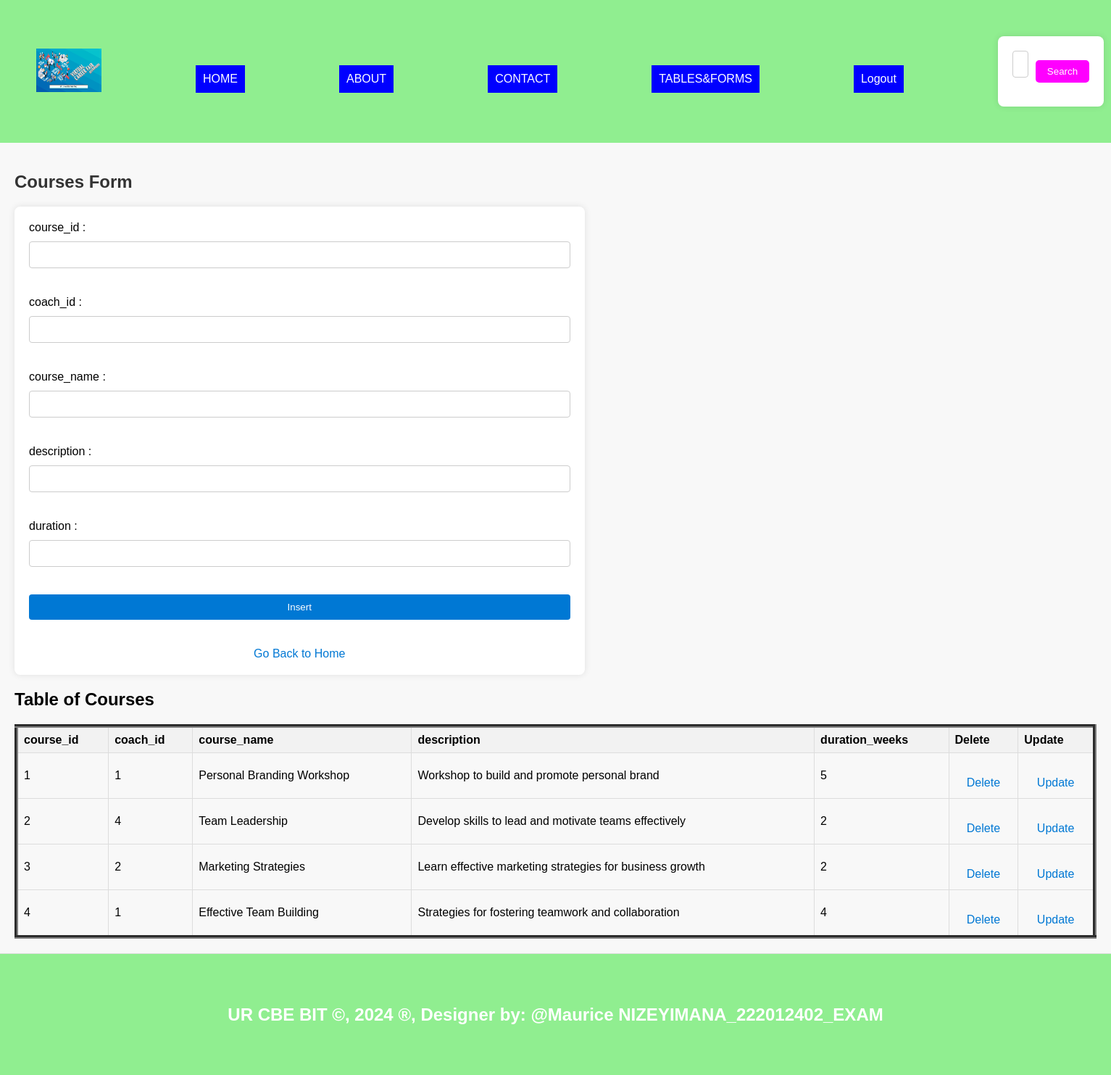
Screenshot of /Courses.php with the database file from the repository.
### tables this page shows
CREATE TABLE `courses` (
  `course_id` int(11) NOT NULL,
  `course_name` varchar(100) DEFAULT NULL,
  `description` text DEFAULT NULL,
  `coach_id` int(11) DEFAULT NULL,
  `duration_weeks` int(11) DEFAULT NULL
);

### Courses.php (the view, shortened to what this page needs)
<?php
include "menu.php";
?>
<!DOCTYPE html>
<html>
<head>
</head>
<body>
<section>
    <h1>Courses Form</h1>
    <form method="post" onsubmit="return confirmInsert();">
        <label for="courseid">course_id    :</label>
        <input type="number" id="courseid" name="courseid"><br><br>
        <label for="coachid">coach_id   :</label>
        <input type="number" id="coachid" name="coachid" required><br><br>
        <label for="coursen">course_name   :</label>
        <input type="text" id="coursen" name="coursen" required><br><br>
        <label for="descr">description  :</label>
        <input type="text" id="descr" name="descr" required><br><br>
        <label for="durw">duration   :</label>
        <input type="text" id="durw" name="durw" required><br><br>
        <input type="submit" name="add" value="Insert"><br><br>
        <a href="./home.php">Go Back to Home</a>
    </form>
<!DOCTYPE html>
<html>
<head>
</head>
<body>
    <center><h2>Table of Courses</h2></center>
    <table border="5">
        <tr>
            <th>course_id</th>
            <th>coach_id</th>
            <th>course_name</th>
            <th>description</th>
            <th>duration_weeks</th>
            <th>Delete</th>
            <th>Update</th>
        </tr>
        <?php
       include "database_connection.php";
        $sql = "SELECT * FROM Courses";
        $result = $connection->query($sql);
        if ($result->num_rows > 0) {
            while ($row = $result->fetch_assoc()) {
                $course_id = $row['course_id'];
                echo "<tr>
                    <td>" . $row['course_id'] . "</td>
                    <td>" . $row['coach_id'] . "</td>
                    <td>" . $row['course_name'] . "</td>
                    <td>" . $row['description'] . "</td>
                    <td>" . $row['duration_weeks'] . "</td>
                    <td><a style='padding:4px' href='delete_Courses.php?course_id=$course_id'>Delete</a></td>
                    <td><a style='padding:4px' href='update_Courses.php?course_id=$course_id'>Update</a></td>
                </tr>";
            }
        } else {
            echo "<tr><td colspan='6'>No data found</td></tr>";
        }
        ?>
    </table>
</body>
</section>
 <footer>
    <center><b><h2>UR CBE BIT &copy, 2024 &reg, Designer by: @Maurice NIZEYIMANA_222012402_EXAM

### style.css (style rules this page uses)
body { font-family: Arial, sans-serif; margin: 0; padding: 0; }
section { padding:82px; border-bottom: 1px solid #ddd; }
footer { text-align: center; padding: 20px; background-color:darkmagenta; }

### menu.php (style rules this page uses)
body { background-image: url('./Image/virtual.jpeg'); background-size: cover; margin: 0; padding: 0; }
footer { background-color: lightgreen; padding: 50px; text-align: center; color: white; }

### Courses.php (style rules this page uses)
body { font-family: Arial, sans-serif; background-color: #f8f8f8; margin: 0; padding: 0; }
section { padding: 20px; display: flex; justify-content: flex-start; align-items: flex-start; flex-direction: column; }
h1 { text-align: center; color: #333; }
form { width: 50%; margin-right: auto; background-color: #fff; padding: 20px; border-radius: 8px; box-shadow: 0 0 10px rgba(0, 0, 0, 0.1); }
label { display: block; margin-bottom: 10px; }
input[type="number"], input[type="text"] { width: 100%; padding: 10px; margin-bottom: 20px; border: 1px solid #ccc; border-radius: 4px; box-sizing: border-box; }
input[type="submit"] { width: 100%; padding: 10px; background-color: #0078D4; color: #fff; border: none; border-radius: 4px; cursor: pointer; transition: background-color 0.3s; }
a { display: block; text-align: center; color: #0078D4; text-decoration: none; margin-top: 20px; }
table { width: 100%; border-collapse: collapse; }
th, td { border: 1px solid #ddd; padding: 8px; text-align: left; }
th { background-color: #f2f2f2; }

### rows the page displays
courses: course_id "1", coach "1", course_name "Personal Branding Workshop", description "Workshop to build and promote personal brand", duration_weeks "5"
courses: course_id "2", coach "4", course_name "Team Leadership", description "Develop skills to lead and motivate teams effectively", duration_weeks "2"
courses: course_id "3", coach "2", course_name "Marketing Strategies", description "Learn effective marketing strategies for business growth", duration_weeks "2"
courses: course_id "4", coach "1", course_name "Effective Team Building", description "Strategies for fostering teamwork and collaboration", duration_weeks "4"
